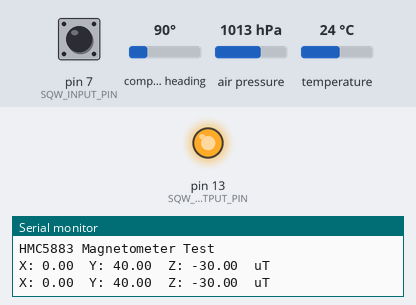
Bench run of a sketch on a simulated Arduino Uno, built with avr-gcc and run on an emulated ATmega328P. Shown: output pins drawn as LEDs (lit = HIGH), the last lines printed to the serial monitor. The inputs (shaded band) are chosen by the test bench; at power-on: pin 7 (SQW_INPUT_PIN) HIGH, compass heading 90°, air pressure 1013 hPa, temperature 24 °C. The local clock reads 2024-03-15 10:24:30 at power-on unless the sketch sets it.

Above: at 1.2 s.
1.3 s: pin 7 (SQW_INPUT_PIN) pulled LOW for 1 s
At 3.0 s:
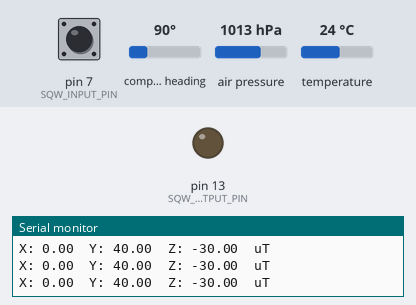
4.7 s: pin 7 (SQW_INPUT_PIN) pulled LOW for 3.2 s
At 9.4 s:
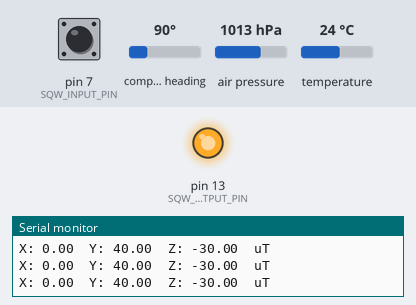
Timing chart, 0 to 10.9 s (numbered marks = the images above; inputs shaded):
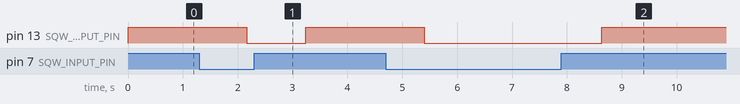

The sketch:

Xbee_RTC_BMP.ino
```cpp
// We'll use SoftwareSerial to communicate with the XBee:
#include <SoftwareSerial.h>
// XBee's DOUT (TX) is connected to pin 2 (Arduino's Software RX)
// XBee's DIN (RX) is connected to pin 3 (Arduino's Software TX)
#include <stdint.h>
#include "SparkFunBME280.h"
//Library allows either I2C or SPI, so include both.
#include "Wire.h"
#include "SPI.h"
#include <SparkFunDS1307RTC.h>
//These are needed for the HMC Magnometer
#include <Adafruit_Sensor.h>
#include <Adafruit_HMC5883_U.h>


BME280 mySensor;
Adafruit_HMC5883_Unified mag = Adafruit_HMC5883_Unified(12345);

#define PRINT_USA_DATE

#define SQW_INPUT_PIN 7   // Input pin to read SQW
#define SQW_OUTPUT_PIN 13 // LED to indicate SQW's state

SoftwareSerial XBee(2, 3); // RX, TX

void setup()
{

  mySensor.settings.commInterface = I2C_MODE;
  mySensor.settings.I2CAddress = 0x76;

  //renMode can be:
  //  0, Sleep mode
  //  1 or 2, Forced mode
  //  3, Normal mode
  mySensor.settings.runMode = 3; //Normal mode

  //tStandby can be:
  //  0, 0.5ms
  //  1, 62.5ms
  //  2, 125ms
  //  3, 250ms
  //  4, 500ms
  //  5, 1000ms
  //  6, 10ms
  //  7, 20ms
  mySensor.settings.tStandby = 0;

  //filter can be off or number of FIR coefficients to use:
  //  0, filter off
  //  1, coefficients = 2
  //  2, coefficients = 4
  //  3, coefficients = 8
  //  4, coefficients = 16
  mySensor.settings.filter = 0;

  //tempOverSample can be:
  //  0, skipped
  //  1 through 5, oversampling *1, *2, *4, *8, *16 respectively
  mySensor.settings.tempOverSample = 1;

  //pressOverSample can be:
  //  0, skipped
  //  1 through 5, oversampling *1, *2, *4, *8, *16 respectively
    mySensor.settings.pressOverSample = 1;

  //humidOverSample can be:
  //  0, skipped
  //  1 through 5, oversampling *1, *2, *4, *8, *16 respectively
  mySensor.settings.humidOverSample = 1;

  // Set up both ports at 9600 baud. This value is most important
  // for the XBee. Make sure the baud rate matches the config
  // setting of your XBee.
  XBee.begin(9600);
  Serial.begin(9600);

  mySensor.begin();

  pinMode(SQW_INPUT_PIN, INPUT_PULLUP);
  pinMode(SQW_OUTPUT_PIN, OUTPUT);
  digitalWrite(SQW_OUTPUT_PIN, digitalRead(SQW_INPUT_PIN));
  rtc.begin();
  rtc.writeSQW(SQW_SQUARE_1);
  rtc.setTime(0, 0, 0, 0, 0, 0, 0);

  Serial.println("HMC5883 Magnetometer Test"); Serial.println(""); //HMC

  /* Initialise the sensor */
  if(!mag.begin()) //HMC
  {
    /* There was a problem detecting the HMC5883 ... check your connections */
    Serial.println("Ooops, no HMC5883 detected ... Check your wiring!");
    while(1);
  }

}

void loop()
{

  static int8_t lastSecond = -1;
  rtc.update();

  sensors_event_t event;  //HMC
  mag.getEvent(&event); //HMC

   if (rtc.second() != lastSecond) // If the second has changed
  {
    printTime(); // Print the new time

    lastSecond = rtc.second(); // Update lastSecond value
  }

  // Read the state of the SQW pin and show it on the
  // pin 13 LED. (It should blink at 1Hz.)
  digitalWrite(SQW_OUTPUT_PIN, digitalRead(SQW_INPUT_PIN));


  XBee.print("< Altitude: ");
  XBee.print((mySensor.readFloatAltitudeMeters() + 114), 2);
  XBee.print(">");


  XBee.print("< Pressure: ");
  XBee.print(mySensor.readFloatPressure(), 2);
  XBee.print(">");

  XBee.print("< Temperature: ");
  XBee.print(mySensor.readTempC(), 2);
  XBee.print(">");

  XBee.print("\n");

  Serial.print("X: "); Serial.print(event.magnetic.x); Serial.print("  "); //HMC
  Serial.print("Y: "); Serial.print(event.magnetic.y); Serial.print("  ");
  Serial.print("Z: "); Serial.print(event.magnetic.z); Serial.print("  ");Serial.println("uT");


  delay(1000);

}

void printTime()
{
  XBee.print("<" + String(rtc.second()) + ">\n");


  // Print second

}
```

Measured:
- after the input at 1.3 s, pin 13 (SQW_OUTPUT_PIN): HIGH → LOW after 0.87 s, → HIGH 1.1 s later
- after the input at 4.7 s, pin 13 (SQW_OUTPUT_PIN): HIGH → LOW after 0.70 s, → HIGH 3.2 s later
